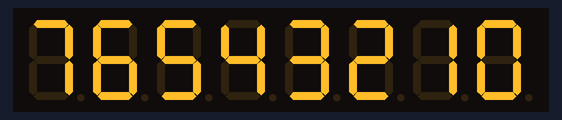
Bench run of a sketch on a simulated Arduino Uno, built with avr-gcc and run on an emulated ATmega328P. On the bench: 8-digit seven-segment display.

Above: at 0.1 s.
At 1.1 s:
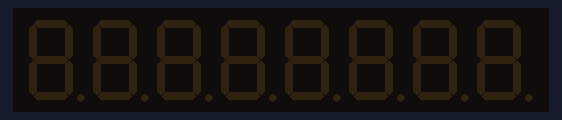

Measured:
- what the display in image 1 shows lasts 1.0 s, from 1.0 s to 2.0 s

The sketch:

asd.ino
```cpp
#include "LedControl.h"
/*
 Vcc to Arduino 5V Pin
GND to Arduino GND
DIN to Arduino pin  -14
CS to Arduino pin  -15
CLK to Arduino pin  16
 */
LedControl lc=LedControl(14,16,15,1);

unsigned long delaytime=1000;

void setup() {
  /*
   The MAX72XX is in power-saving mode on startup,
   we have to do a wakeup call
   */
  lc.shutdown(0,false);
  /* Set the brightness to a medium values */
  lc.setIntensity(0,8);
  /* and clear the display */
  lc.clearDisplay(0);
}
void loop() {
    lc.setDigit(0,7,7,false);//balról
    lc.setDigit(0,6,6,false);
    lc.setDigit(0,5,5,false);
    lc.setDigit(0,4,4,false);
    lc.setDigit(0,3,3,false);
    lc.setDigit(0,2,2,false);
    lc.setDigit(0,1,1,false);
    lc.setDigit(0,0,0,false);
    delay(delaytime);
  lc.clearDisplay(0);
  delay(delaytime);
}
```
